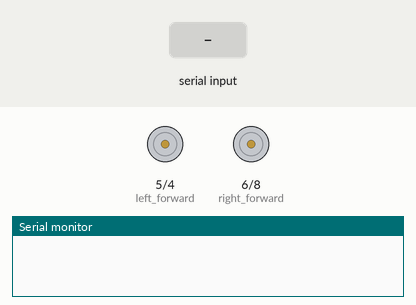
A sketch run on a simulated Arduino Uno, built with avr-gcc and run on an emulated ATmega328P. Parts: motor-driver pin pairs drawn as motors (green arrow = first pin HIGH = forward, orange = second pin HIGH = backward, longer = more drive), the last lines printed to the serial monitor. The test bench sets the inputs (shaded band).

Above: at 1.2 s.
1.3 s: "F" received over Serial
At 2.6 s:
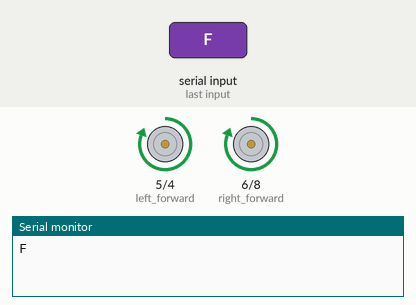
2.9 s: "G" received over Serial
At 4.0 s:
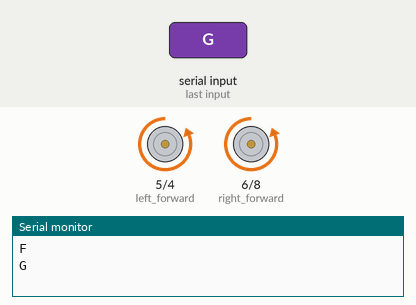
4.5 s: "L" received over Serial
At 5.1 s:
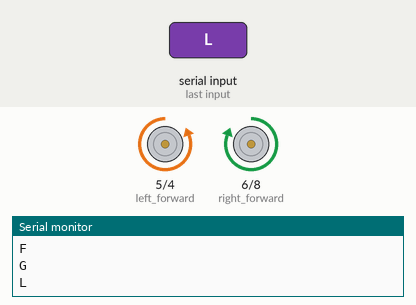
6.0 s: "R" received over Serial
At 6.3 s:
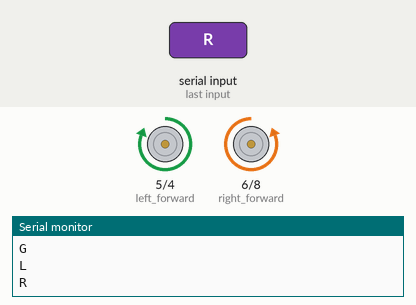
Timing chart, 0 to 8.5 s (numbered marks = the images above; inputs shaded):
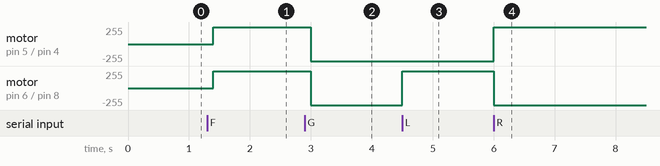

Measured:
- after the input at 1.3 s, motor on pin 5 (left_forward) / pin 4 (left_backward), motor on pin 6 (right_forward) / pin 8 (right_backward): stopped → forward 255/255 after 0.10 s
- after the input at 2.9 s, motor on pin 5 (left_forward) / pin 4 (left_backward), motor on pin 6 (right_forward) / pin 8 (right_backward): forward 255/255 → backward 255/255 after 0.10 s
- after the input at 4.5 s, motor on pin 6 (right_forward) / pin 8 (right_backward): backward 255/255 → forward 255/255 at once
- after the input at 6.0 s, motor on pin 5 (left_forward) / pin 4 (left_backward): backward 255/255 → forward 255/255 at once; motor on pin 6 (right_forward) / pin 8 (right_backward): forward 255/255 → backward 255/255 at once

The sketch:

Car_Bluetooth.ino
```cpp
//    Bluetooth controled car code
#include <SoftwareSerial.h>

char t;
// SoftwareSerial bluetooth(2, 3); // RX, TX

// #define ENA 5   // Motor A enable pin
// #define ENB 6  // Motor B enable pin

void setup() {

  Serial.begin(9600);
  pinMode(4, OUTPUT);  //  left backward
  pinMode(5, OUTPUT);  //  left forward
  pinMode(6, OUTPUT);  //  right forward
  pinMode(8, OUTPUT);  //  right backward

  Serial.begin(9600);
}

void loop() {
  if (Serial.available()) {
    t = Serial.read();
    Serial.println(t);
  }


  // if (Serial.available() > 0) {
  //   int speed = bluetooth.read();
  //   Serial.println(bluetooth.read());
  //   analogWrite(ENA, speed);
  //   analogWrite(ENB, speed);
  // }


if (t == 'F') {  //move  forward(all motors rotate in forward direction)
  digitalWrite(4, LOW);
  digitalWrite(5, HIGH);
  digitalWrite(6, HIGH);
  digitalWrite(8, LOW);
}

else if (t == 'G') {  //move reverse (all  motors rotate in reverse direction)
  digitalWrite(4, HIGH);
  digitalWrite(5, LOW);
  digitalWrite(6, LOW);
  digitalWrite(8, HIGH);
}

else if (t == 'L') {  //turn right (left side motors rotate in forward direction,  right side motors doesn't rotate)
  digitalWrite(4, HIGH);
  digitalWrite(5, LOW);
  digitalWrite(6, HIGH);
  digitalWrite(8, LOW);
}

else if (t == 'R') {  //turn left (right side motors rotate in forward direction, left  side motors doesn't rotate)
  digitalWrite(4, LOW);
  digitalWrite(5, HIGH);
  digitalWrite(6, LOW);
  digitalWrite(8, HIGH);
}

else if (t == 'W') {  //turn led on or off)
  digitalWrite(9, HIGH);
} else if (t == 'w') {
  digitalWrite(9, LOW);
}

else if (t == 'S') {  //STOP (all motors stop)
  digitalWrite(4, LOW);
  digitalWrite(5, LOW);
  digitalWrite(6, LOW);
  digitalWrite(8, LOW);
}
delay(100);
}
```
